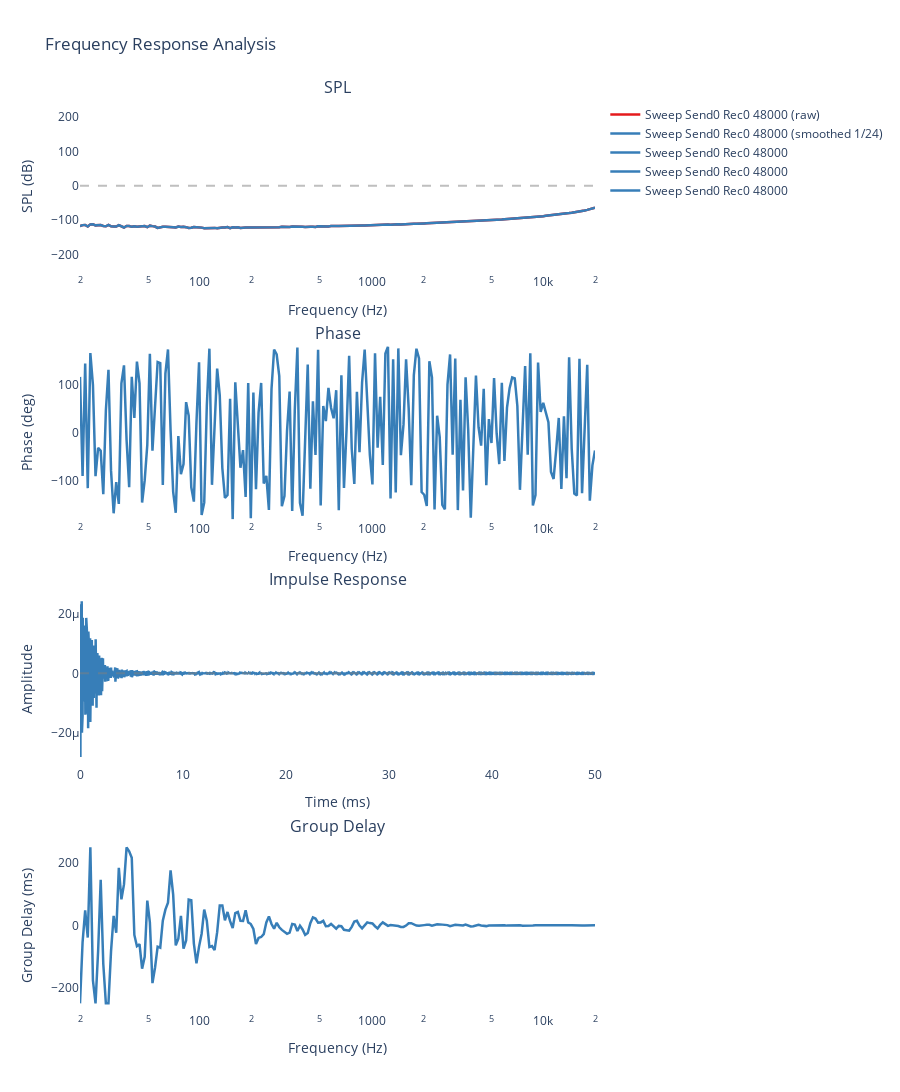

Notebook cell for this chart:
### Code cell
icolor = 0
fig = {}
for i, csv_file in enumerate(sorted(glob.glob("*.csv"))):
    try:
        channel = csv_file[10:11]
        if channel not in fig:
            icolor = 0
            fig[channel] = make_subplots(
                rows=4, 
                cols=1, 
                subplot_titles=('SPL', 'Phase', 'Impulse Response', 'Group Delay'),
                specs=[
                    [{"secondary_y": False}], 
                    [{"secondary_y": False}],
                    [{"secondary_y": False}],
                    [{"secondary_y": False}]
                ],
                vertical_spacing=0.08
            )
        else:
            icolor += 1
        df = pd.read_csv(csv_file)
        if 'frequency_hz' not in df.columns or 'spl_db' not in df.columns:
            continue
        # Extract and clean data
        freq = df['frequency_hz'].values
        spl = df['spl_db'].values
        phase = df['phase_deg'].values
        valid = np.isfinite(freq) & np.isfinite(spl) & np.isfinite(phase)
        freq, spl, phase = freq[valid], spl[valid], phase[valid]
        
        # Apply smoothing
        octave = 24
        smoothed_freq, smoothed_spl = freq, spl # smooth_savgol_octave(freq, spl, 1.0/octave)
        
        # Compute impulse response
        time_ms, impulse = compute_impulse_response(freq, spl, phase)
        
        # Compute group delay
        gd_freq, group_delay = compute_group_delay(freq, phase)
        
        # Create nice name
        name = Path(csv_file).stem.replace('_', ' ').title()
        
        # Add SPL plot
        fig[channel].add_trace(go.Scatter(
            x=freq, 
            y=spl, 
            name='{} (raw)'.format(name), 
            line=dict(color=colors[icolor % len(colors)], width=2.5),
        ), row=1, col=1)
        icolor += 1
        fig[channel].add_trace(go.Scatter(
            x=smoothed_freq, 
            y=smoothed_spl, 
            name='{} (smoothed 1/{})'.format(name, octave), 
            line=dict(color=colors[icolor % len(colors)], width=2.5),
        ), row=1, col=1)
        
        # Add Phase plot
        fig[channel].add_trace(go.Scatter(
            x=freq, 
            y=phase, 
            name=name,
            line=dict(color=colors[icolor % len(colors)], width=2.5),
        ), row=2, col=1)
        
        # Add Impulse Response plot (show first 50ms)
        time_window = time_ms <= 50
        fig[channel].add_trace(go.Scatter(
            x=time_ms[time_window], 
            y=impulse[time_window], 
            name=name,
            line=dict(color=colors[icolor % len(colors)], width=2.5),
        ), row=3, col=1)
        
        # Add Group Delay plot
        # Filter out extreme values for better visualization
        gd_median = np.median(group_delay)
        gd_std = np.std(group_delay)
        gd_filtered = np.clip(group_delay, gd_median - 3*gd_std, gd_median + 3*gd_std)
        
        fig[channel].add_trace(go.Scatter(
            x=gd_freq, 
            y=gd_filtered, 
            name=name,
            line=dict(color=colors[icolor % len(colors)], width=2.5),
        ), row=4, col=1)

    except Exception as e:
        print(f"✗ {csv_file}: {e}")

for f in fig.values():   
    min_spl = 1000
    max_spl = -1000
    for t in f.data:
        if hasattr(t, 'y'):
            min_spl = min(min_spl, np.min(t.y))
            max_spl = max(max_spl, np.max(t.y))
    max_spl = 5*(int(max_spl) // 5)+5
    min_spl = 5*(int(min_spl) // 5)-5
    
    # Add reference lines
    f.add_hline(y=0, line_dash="dash", line_color="gray", opacity=0.5, row=1, col=1)
    f.add_hline(y=0, line_dash="dash", line_color="gray", opacity=0.5, row=3, col=1)
    
    # Update layout
    f.update_xaxes(title_text="Frequency (Hz)", type="log", range=[1+math.log10(2), 4+math.log10(2)], row=1, col=1)
    f.update_xaxes(title_text="Frequency (Hz)", type="log", range=[1+math.log10(2), 4+math.log10(2)], row=2, col=1)
    f.update_xaxes(title_text="Time (ms)", row=3, col=1)
    f.update_xaxes(title_text="Frequency (Hz)", type="log", range=[1+math.log10(2), 4+math.log10(2)], row=4, col=1)
    
    f.update_yaxes(title_text="SPL (dB)", range=[min_spl, max_spl], row=1, col=1)
    f.update_yaxes(title_text="Phase (deg)", range=[-180, 180], row=2, col=1)
    f.update_yaxes(title_text="Amplitude", row=3, col=1)
    f.update_yaxes(title_text="Group Delay (ms)", row=4, col=1)
    
    f.update_layout(
        title='Frequency Response Analysis',
        height=1400,
        showlegend=True,
        plot_bgcolor='white'
    )
    f.show()

### Figure 1 — Plotly figure (JSON) as saved in the notebook; plotly's stock layout.template omitted (floating-point values rounded to 4 significant figures; data arrays with more than 128 entries replaced by an {"elided": "..."} marker saying what was removed)
{"data": [{"line": {"color": "rgb(228,26,28)", "width": 2.5}, "name": "Sweep Send0 Rec0 48000 (raw)", "type": "scatter", "x": {"elided": "200 float values"}, "xaxis": "x", "y": {"elided": "200 float values"}, "yaxis": "y"}, {"line": {"color": "rgb(55,126,184)", "width": 2.5}, "name": "Sweep Send0 Rec0 48000 (smoothed 1/24)", "type": "scatter", "x": {"elided": "200 float values"}, "xaxis": "x", "y": {"elided": "200 float values"}, "yaxis": "y"}, {"line": {"color": "rgb(55,126,184)", "width": 2.5}, "name": "Sweep Send0 Rec0 48000", "type": "scatter", "x": {"elided": "200 float values"}, "xaxis": "x2", "y": {"elided": "200 float values"}, "yaxis": "y2"}, {"line": {"color": "rgb(55,126,184)", "width": 2.5}, "name": "Sweep Send0 Rec0 48000", "type": "scatter", "x": {"elided": "2401 float values"}, "xaxis": "x3", "y": {"elided": "2401 float values"}, "yaxis": "y3"}, {"line": {"color": "rgb(55,126,184)", "width": 2.5}, "name": "Sweep Send0 Rec0 48000", "type": "scatter", "x": {"elided": "200 float values"}, "xaxis": "x4", "y": {"elided": "200 float values"}, "yaxis": "y4"}], "layout": {"annotations": [{"font": {"size": 16}, "showarrow": false, "text": "SPL", "x": 0.5, "xanchor": "center", "xref": "paper", "y": 1, "yanchor": "bottom", "yref": "paper"}, {"font": {"size": 16}, "showarrow": false, "text": "Phase", "x": 0.5, "xanchor": "center", "xref": "paper", "y": 0.73, "yanchor": "bottom", "yref": "paper"}, {"font": {"size": 16}, "showarrow": false, "text": "Impulse Response", "x": 0.5, "xanchor": "center", "xref": "paper", "y": 0.46, "yanchor": "bottom", "yref": "paper"}, {"font": {"size": 16}, "showarrow": false, "text": "Group Delay", "x": 0.5, "xanchor": "center", "xref": "paper", "y": 0.19, "yanchor": "bottom", "yref": "paper"}], "height": 1400, "plot_bgcolor": "white", "shapes": [{"line": {"color": "gray", "dash": "dash"}, "opacity": 0.5, "type": "line", "x0": 0, "x1": 1, "xref": "x domain", "y0": 0, "y1": 0, "yref": "y"}, {"line": {"color": "gray", "dash": "dash"}, "opacity": 0.5, "type": "line", "x0": 0, "x1": 1, "xref": "x3 domain", "y0": 0, "y1": 0, "yref": "y3"}], "showlegend": true, "title": {"text": "Frequency Response Analysis"}, "xaxis": {"anchor": "y", "domain": [0, 1], "range": [1.301, 4.301], "title": {"text": "Frequency (Hz)"}, "type": "log"}, "xaxis2": {"anchor": "y2", "domain": [0, 1], "range": [1.301, 4.301], "title": {"text": "Frequency (Hz)"}, "type": "log"}, "xaxis3": {"anchor": "y3", "domain": [0, 1], "title": {"text": "Time (ms)"}}, "xaxis4": {"anchor": "y4", "domain": [0, 1], "range": [1.301, 4.301], "title": {"text": "Frequency (Hz)"}, "type": "log"}, "yaxis": {"anchor": "x", "domain": [0.81, 1], "range": [-255, 250], "title": {"text": "SPL (dB)"}}, "yaxis2": {"anchor": "x2", "domain": [0.54, 0.73], "range": [-180, 180], "title": {"text": "Phase (deg)"}}, "yaxis3": {"anchor": "x3", "domain": [0.27, 0.46], "title": {"text": "Amplitude"}}, "yaxis4": {"anchor": "x4", "domain": [0, 0.19], "title": {"text": "Group Delay (ms)"}}}}
